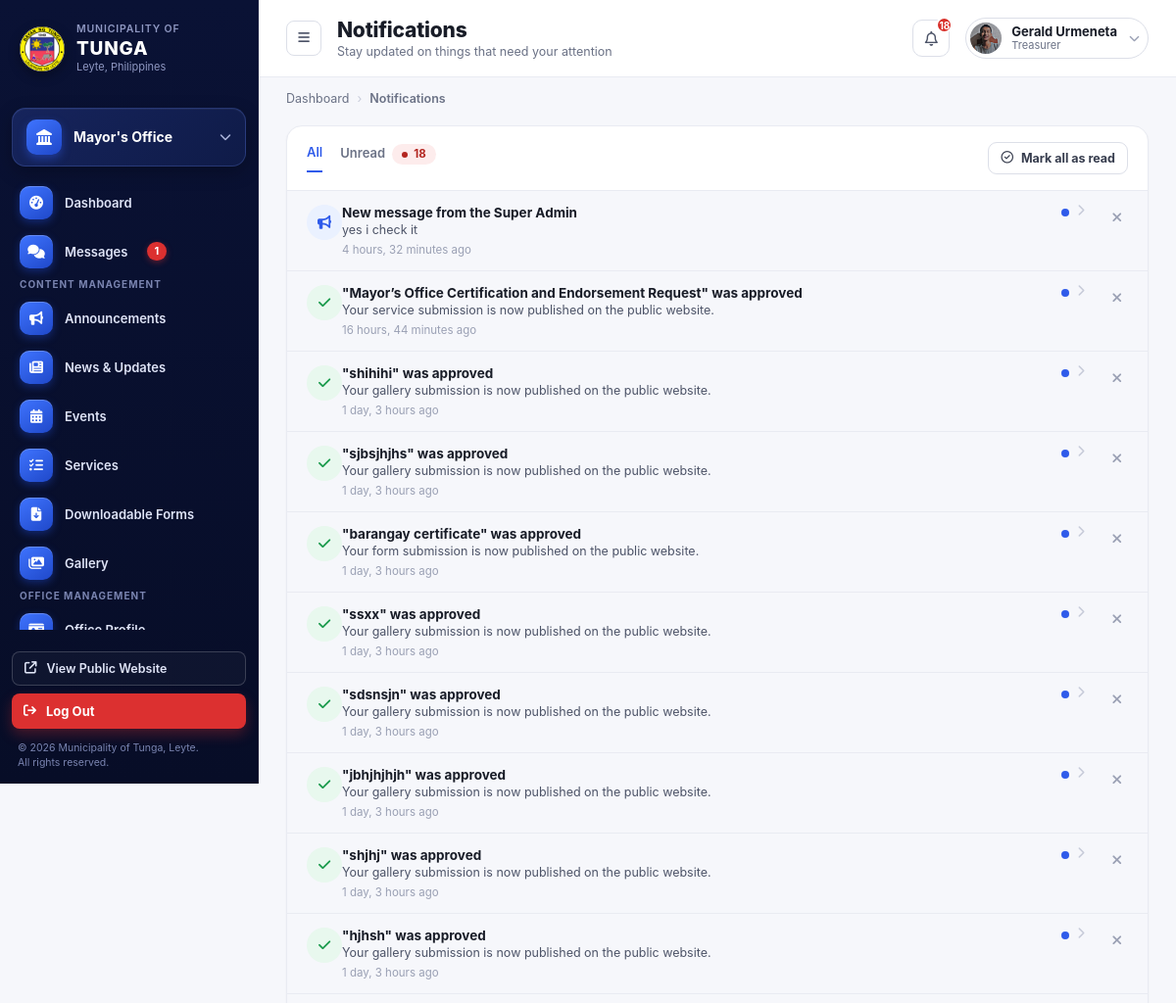
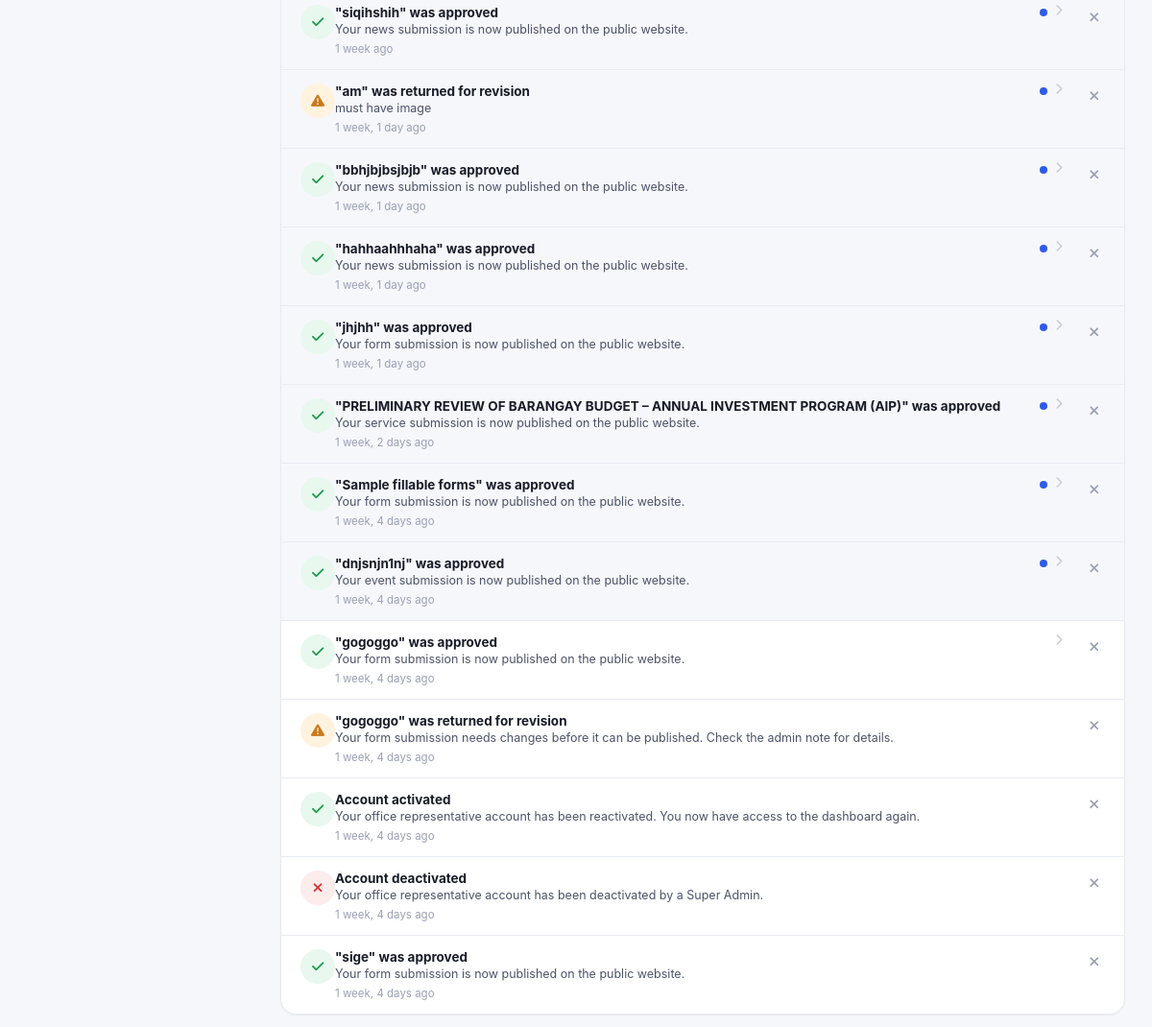
/office-dashboard/office-notifications (signed in), run on the app's committed database (2 pictures, top to bottom).
### office_dashboard/models.py (models this page shows, shortened)
class OfficeRepresentative(models.Model):
    user = models.OneToOneField(User, on_delete=models.CASCADE, related_name="office_rep")
    office = models.OneToOneField(Office, on_delete=models.CASCADE, related_name="representative")
    position = models.CharField(max_length=100, blank=True)
    mobile_number = models.CharField(max_length=20, blank=True)
    photo = models.ImageField(upload_to="rep_photos/", blank=True, null=True)   # ADD THIS LINE
    @property
    def unread_notifications_count(self):
        return self.notifications.filter(is_read=False).count()
    @property
    def recent_notifications(self):
        return self.notifications.order_by('-created_at')[:5]

class Notification(models.Model):
    LEVEL_CHOICES = [
        ("info", "Info"),
        ("success", "Success"),
        ("warning", "Warning"),
        ("danger", "Danger"),
    ]
    representative = models.ForeignKey(
        OfficeRepresentative,
        on_delete=models.CASCADE,
        related_name="notifications"
    )
    title = models.CharField(max_length=255)
    description = models.CharField(max_length=500, blank=True)
    level = models.CharField(max_length=20, choices=LEVEL_CHOICES, default="info")
    link_url = models.CharField(max_length=255, blank=True)
    is_read = models.BooleanField(default=False)
    created_at = models.DateTimeField(auto_now_add=True)
    class Meta:
        ordering = ["-created_at"]

### offices/models.py (models this page shows, shortened)
class Office(models.Model):
    name = models.CharField(max_length=100)
    slug = models.SlugField(unique=True, max_length=150)
    logo = models.ImageField(upload_to="office_logos/", blank=True, null=True)
    about = models.TextField(blank=True)
    description = models.TextField(blank=True)
    head_name = models.CharField(max_length=255, blank=True)
    position_title = models.CharField(max_length=255, blank=True)
    office_hours = models.CharField(max_length=255, blank=True)
    location = models.CharField(max_length=255, blank=True)
    email = models.EmailField(blank=True)
    telephone = models.CharField(max_length=100, blank=True)
    service_pledge = models.TextField(blank=True)
    mandate = models.TextField(blank=True)
    vision = models.TextField(blank=True)
    mission = models.TextField(blank=True)
    goal = models.TextField(blank=True)
    objective = models.TextField(blank=True)
    facebook_url = models.URLField(
        blank=True,
        help_text="Link to this office's official Facebook page, shown as an icon on its public page.",
    )
    twitter_url = models.URLField(
        blank=True,
        help_text="Link to this office's official X (Twitter) page, shown as an icon on its public page.",
    )
    instagram_url = models.URLField(
        blank=True,
        help_text="Link to this office's official Instagram page, shown as an icon on its public page.",
    )
    youtube_url = models.URLField(
        blank=True,
        help_text="Link to this office's official YouTube channel, shown as an icon on its public page.",
    )
    hero_image = models.ImageField(
        upload_to="office_hero/",
        blank=True,
        null=True,
        help_text="Banner image shown at the top of this office's public page. Defaults to the standard municipal hall photo when empty.",
    )
    display_order = models.PositiveIntegerField(default=9999)
    is_visible = models.BooleanField(
        default=True,
        help_text="Uncheck to hide this office from the public Offices page."
    )

### office_dashboard/views.py (the view)
# urls.py: path('office-notifications', views.notification, name='notification'),
@office_rep_required
def notification(request, rep):
    notifications = rep.notifications.all()
    unread_count = notifications.filter(is_read=False).count()
    return render(request, "office_dashboard/notification.html", {
        "rep": rep,
        "notifications": notifications,
        "unread_count": unread_count,
    })

### admin_dashboard/context_processors.py (called while the page is built)
def site_contact_info(request):
    return {"site_contact": SiteContactInfo.get_solo()}

def is_super_admin(request):
    if not request.user.is_authenticated:
        return {"is_super_admin": False}
    return {"is_super_admin": SuperAdmin.objects.filter(user=request.user).exists()}

def ticker_announcements(request):
    from office_dashboard.models import Announcement
    announcements = list(
        Announcement.objects.filter(status='published').order_by('-date_posted', '-created_at')[:5]
    )
    return {"ticker_announcements": announcements}

def nav_offices(request):
    from django.urls import reverse
    from offices.models import Office
    offices_list = list(
        Office.objects
        .exclude(slug="lgu-super-admin")
        .filter(is_visible=True, representative__isnull=False, representative__user__is_active=True)
        .order_by("display_order", "name")
    )
    for o in offices_list:
        o.nav_url = reverse('offices:office_detail', args=[o.slug])
    return {"nav_offices": offices_list}

### admin_dashboard/models.py (called while the page is built)
    @classmethod
    def get_solo(cls):
        obj, _ = cls.objects.get_or_create(pk=1, defaults={
            'phone': '(053) 456 789',
            'phone_local': 'Local 100',
            'email': 'tunga@gmail.com',
            'email_secondary': 'info@tunga.gov.ph',
            'address': '2nd Floor, Municipal Hall, Tunga, Leyte',
            'facebook_name': 'Municipality of Tunga - Official',
            'office_hours': 'Monday – Friday, 8:00 AM – 5:00 PM',
        })
        return obj

### office_dashboard/templatetags/message_tags.py (called while the page is built)
@register.simple_tag
def unread_messages(request):
    user = getattr(request, "user", None)
    if user is None or not user.is_authenticated:
        return 0
    if SuperAdmin.objects.filter(user=user).exists():
        return Message.objects.filter(sender=Message.SENDER_REP, read_at__isnull=True).count()
    rep = OfficeRepresentative.objects.filter(user=user).first()
    if rep is None:
        return 0
    return rep.chat_messages.filter(sender=Message.SENDER_ADMIN, read_at__isnull=True).count()

### templates/office_dashboard/notification.html (shortened to what this page needs)
{% extends "representative_dashboard_base.html" %}
{% load static %}
{% block content %}
  <div class="main">
    <header class="topbar">
      <div class="topbar-left">
        <button class="menu-btn" onclick="document.getElementById('sidebar').classList.toggle('open')"><i class="fa-solid fa-bars"></i></button>
        <div class="page-heading">
          <h1>Notifications</h1>
          <p>Stay updated on things that need your attention</p>
        </div>
      </div>
      <div class="topbar-right">
        <button class="icon-button" id="notifBellBtn" type="button" aria-haspopup="true" aria-expanded="false"><i class="fa-regular fa-bell"></i>{% if unread_count > 0 %}<span class="dot">{{ unread_count }}</span>{% endif %}</button>
        <div class="user-chip">
          <img src="{% if rep.photo %}{{ rep.photo.url }}{% else %}{% static 'images/icon/profile_logo.jpeg' %}{% endif %}" alt="">
          <div class="who"><div class="name">{{ rep.user.get_full_name|default:rep.user.username }}</div><div class="role">{{ rep.position|default:"Office Representative" }}</div></div>
          <i class="fa-solid fa-chevron-down chev"></i>
        </div>
      </div>
    </header>
    <nav class="breadcrumbs">
      <span>Dashboard</span><span class="sep">›</span><span class="current">Notifications</span>
    </nav>
    <main class="content">
      <section class="panel">
        <div class="panel-header">
          <div class="notif-tabs">
            <span class="notif-tab active" data-notif-tab="all">All</span>
            <span class="notif-tab" data-notif-tab="unread">Unread {% if unread_count > 0 %}<span class="badge badge-red" style="margin-left:4px;">{{ unread_count }}</span>{% endif %}</span>
          </div>
          <form method="post" action="{% url 'office_dashboard:mark_all_notifications_read' %}">
            <button type="submit" class="btn btn-secondary btn-sm"><i class="fa-regular fa-circle-check"></i> Mark all as read</button>
          </form>
        </div>
        {% for n in notifications %}
        <div class="notif-item {% if not n.is_read %}unread{% endif %}" data-status="{% if n.is_read %}read{% else %}unread{% endif %}" style="display:flex;align-items:flex-start;">
          <a href="{% url 'office_dashboard:mark_notification_read' n.id %}" style="text-decoration:none;color:inherit;display:flex;align-items:flex-start;flex:1;min-width:0;">
            <span class="notif-icon notif-icon-{{ n.level }}">
              <i class="fa-solid {% if n.level == 'success' %}fa-check{% elif n.level == 'warning' %}fa-triangle-exclamation{% elif n.level == 'danger' %}fa-xmark{% else %}fa-bullhorn{% endif %}"></i>
            </span>
          <div class="notif-body">
            <div class="notif-title">{{ n.title }}</div>
            {% if n.description %}<div class="notif-desc">{{ n.description }}</div>{% endif %}
            <div class="notif-time">{{ n.created_at|timesince }} ago</div>
          </div>
          {% if not n.is_read %}<span class="notif-dot"></span>{% endif %}
          {% if n.link_url %}<i class="fa-solid fa-chevron-right" style="margin-left:8px;color:var(--gray-300);font-size:12px;flex-shrink:0;"></i>{% endif %}
          </a>
          <form method="post" action="{% url 'office_dashboard:delete_notification' n.id %}" style="margin-left:8px;flex-shrink:0;">
            <button type="submit" title="Delete notification" style="background:none;border:none;cursor:pointer;color:var(--gray-400);padding:6px;font-size:14px;line-height:1;">
              <i class="fa-solid fa-xmark"></i>
            </button>
          </form>
        </div>
        {% empty %}
        <p style="text-align:center;color:var(--gray-400);padding:24px;">No notifications yet.</p>
        {% endfor %}
      </section>
    </main>
  </div>
</div>
{% endblock %}

### templates/representative_dashboard_base.html (shortened to what this page needs)
<!DOCTYPE html>
{% load static message_tags %}
<html lang="en">
<head>
<link rel="stylesheet" href="{% static 'css/office_rep_style.css' %}">
<link rel="stylesheet" href="https://cdnjs.cloudflare.com/ajax/libs/font-awesome/6.5.1/css/all.min.css">
</head>
<body data-page="{% block body_page %}dashboard{% endblock %}">
<div class="app-shell">
  <aside class="sidebar sidebar--rep" id="sidebar">
    <div class="sidebar-brand">
      <img src="{% static 'images/tunga_leyte_logo.png' %}" alt="Municipality of Tunga" class="sidebar-logo">
      <div class="sidebar-brand-text">
        <div class="muni">Municipality of</div>
        <div class="name">TUNGA</div>
        <div class="place">Leyte, Philippines</div>
      </div>
    </div>
    <div class="office-switcher">
      <span class="icon"><i class="fa-solid fa-landmark"></i></span>
      <span class="label">{{ rep.office.name }}</span>
      <i class="fa-solid fa-chevron-down chev"></i>
    </div>
    <div class="sidebar-nav" id="sidebarNav">
    <ul>
      {% url 'office_dashboard:dashboard' as dashboard_url %}
      <li class="nav-item{% if request.path == dashboard_url %} active{% endif %}"><a href="{% url 'office_dashboard:dashboard' %}" style="display:flex;align-items:center;gap:11px;width:100%;color:inherit;"><span class="glyph"><i class="fa-solid fa-gauge-high"></i></span> Dashboard</a></li>
      {% url 'office_dashboard:messages' as messages_url %}
      {% unread_messages request as msg_unread %}
      <li class="nav-item{% if request.path == messages_url %} active{% endif %}">
        <a href="{{ messages_url }}" style="display:flex;align-items:center;gap:11px;width:100%;color:inherit;"><span class="glyph"><i class="fa-solid fa-comments"></i></span> Messages{% if msg_unread > 0 %}<span class="badge badge--msg">{{ msg_unread }}</span>{% endif %}</a>
      </li>
    </ul>
    <ul>
      <li class="nav-section-title">Content Management</li>
      {% url 'office_dashboard:rep_announce' as announce_url %}
      <li class="nav-item{% if request.path == announce_url %} active{% endif %}"><a href="{{ announce_url }}" style="display:flex;align-items:center;gap:11px;width:100%;color:inherit;"><span class="glyph"><i class="fa-solid fa-bullhorn"></i></span> Announcements</a></li>
      {% url 'office_dashboard:news_update' as news_url %}
      <li class="nav-item{% if request.path == news_url %} active{% endif %}"><a href="{{ news_url }}" style="display:flex;align-items:center;gap:11px;width:100%;color:inherit;"><span class="glyph"><i class="fa-solid fa-newspaper"></i></span> News &amp; Updates</a></li>
      {% url 'office_dashboard:event' as event_url %}
      <li class="nav-item{% if request.path == event_url %} active{% endif %}"><a href="{{ event_url }}" style="display:flex;align-items:center;gap:11px;width:100%;color:inherit;"><span class="glyph"><i class="fa-solid fa-calendar-days"></i></span> Events</a></li>
      {% url 'office_dashboard:services' as services_url %}
      <li class="nav-item{% if request.path == services_url %} active{% endif %}"><a href="{{ services_url }}" style="display:flex;align-items:center;gap:11px;width:100%;color:inherit;"><span class="glyph"><i class="fa-solid fa-list-check"></i></span> Services</a></li>
      {% url 'office_dashboard:downloadable_form' as forms_url %}
      <li class="nav-item{% if request.path == forms_url %} active{% endif %}"><a href="{{ forms_url }}" style="display:flex;align-items:center;gap:11px;width:100%;color:inherit;"><span class="glyph"><i class="fa-solid fa-file-arrow-down"></i></span> Downloadable Forms</a></li>
      {% url 'office_dashboard:gallery' as gallery_url %}
      <li class="nav-item{% if request.path == gallery_url %} active{% endif %}"><a href="{{ gallery_url }}" style="display:flex;align-items:center;gap:11px;width:100%;color:inherit;"><span class="glyph"><i class="fa-solid fa-images"></i></span> Gallery</a></li>
    </ul>
    <ul>
      <li class="nav-section-title">Office Management</li>
      {% url 'office_dashboard:profile' as profile_url %}
      <li class="nav-item{% if request.path == profile_url %} active{% endif %}"><a href="{{ profile_url }}" style="display:flex;align-items:center;gap:11px;width:100%;color:inherit;"><span class="glyph"><i class="fa-solid fa-id-card"></i></span> Office Profile</a></li>
      {% url 'office_dashboard:location' as location_url %}
      {% url 'office_dashboard:page_settings' as page_settings_url %}
    </ul>
      {% url 'office_dashboard:account' as account_url %}
      {% url 'office_dashboard:change_pass' as changepass_url %}
      {% url 'office_dashboard:notification' as notif_url %}
      {% url 'office_dashboard:log' as log_url %}
    </div>
    <div class="sidebar-footer">
      <a href="{% url 'home' %}" class="sidebar-view-site" style="color:inherit;" target="_blank"><i class="fa-solid fa-arrow-up-right-from-square"></i> View Public Website</a>
      <a class="sidebar-logout"><i class="fa-solid fa-arrow-right-from-bracket"></i> Log Out</a>
    </div>
    <div class="sidebar-copy">© 2026 Municipality of Tunga, Leyte.<br>All rights reserved.</div>
  </aside>
    {% block content %}
    {% endblock %}
</body>
</html>

### data on the page
OfficeRepresentative: office.name "Mayor's Office", photo (picture), user.get_full_name "Gerald Urmeneta", position "Treasurer"
Notification: title "New message from the Super Admin", description "yes i check it", created_at "4 hours, 32 minutes", is_read False (drawn)
Notification: title "\"Mayor’s Office Certification and Endorsement Request\" was approved", description "Your service submission is now published on the public website.", created_at "16 hours, 44 minutes", is_read False (drawn)
Notification: title "\"shihihi\" was approved", description "Your gallery submission is now published on the public website.", created_at "1 day, 3 hours", is_read False (drawn)
Notification: title "\"sjbsjhjhs\" was approved", description "Your gallery submission is now published on the public website.", created_at "1 day, 3 hours", is_read False (drawn)
Notification: title "\"barangay certificate\" was approved", description "Your form submission is now published on the public website.", created_at "1 day, 3 hours", is_read False (drawn)
Notification: title "\"ssxx\" was approved", description "Your gallery submission is now published on the public website.", created_at "1 day, 3 hours", is_read False (drawn)
Notification: title "\"sdsnsjn\" was approved", description "Your gallery submission is now published on the public website.", created_at "1 day, 3 hours", is_read False (drawn)
Notification: title "\"jbhjhjhjh\" was approved", description "Your gallery submission is now published on the public website.", created_at "1 day, 3 hours", is_read False (drawn)
Notification: title "\"shjhj\" was approved", description "Your gallery submission is now published on the public website.", created_at "1 day, 3 hours", is_read False (drawn)
Notification: title "\"hjhsh\" was approved", description "Your gallery submission is now published on the public website.", created_at "1 day, 3 hours", is_read False (drawn)
Notification: title "\"siqihshih\" was approved", description "Your news submission is now published on the public website.", created_at "1 week", is_read False (drawn)
Notification: title "\"am\" was returned for revision", description "must have image", created_at "1 week, 1 day", is_read False (drawn)
Notification: title "\"bbhjbjbsjbjb\" was approved", description "Your news submission is now published on the public website.", created_at "1 week, 1 day", is_read False (drawn)
Notification: title "\"hahhaahhhaha\" was approved", description "Your news submission is now published on the public website.", created_at "1 week, 1 day", is_read False (drawn)
Notification: title "\"jhjhh\" was approved", description "Your form submission is now published on the public website.", created_at "1 week, 1 day", is_read False (drawn)
Notification: title "\"PRELIMINARY REVIEW OF BARANGAY BUDGET – ANNUAL INVESTMENT PROGRAM (AIP)\" was approved", description "Your service submission is now published on the public website.", created_at "1 week, 2 days", is_read False (drawn)
Notification: title "\"Sample fillable forms\" was approved", description "Your form submission is now published on the public website.", created_at "1 week, 4 days", is_read False (drawn)
Notification: title "\"dnjsnjn1nj\" was approved", description "Your event submission is now published on the public website.", created_at "1 week, 4 days", is_read False (drawn)
Notification: title "\"gogoggo\" was approved", description "Your form submission is now published on the public website.", created_at "1 week, 4 days"
Notification: title "\"gogoggo\" was returned for revision", description "Your form submission needs changes before it can be published. Check the admin note for details.", created_at "1 week, 4 days"
Notification: title "Account activated", description "Your office representative account has been reactivated. You now have access to the dashboard again.", created_at "1 week, 4 days"
Notification: title "Account deactivated", description "Your office representative account has been deactivated by a Super Admin.", created_at "1 week, 4 days"
Notification: title "\"sige\" was approved", description "Your form submission is now published on the public website.", created_at "1 week, 4 days"

### other printed values
{{ msg_unread }} "1"
{{ unread_count }} "18"
